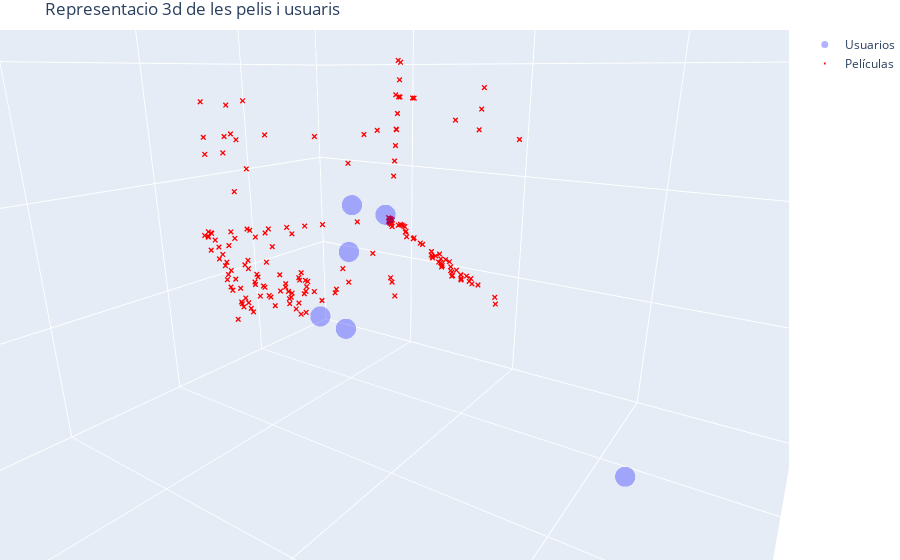

Notebook cell for this chart:
### Code cell
fig = go.Figure()

# Usuarios (Puntos azules)
fig.add_trace(go.Scatter3d(
    x=usuarios_3d[:, 0], y=usuarios_3d[:, 1], z=usuarios_3d[:, 2],
    mode='markers', # Quitamos '+text' de aquí
    marker=dict(size=7, color='blue', opacity=0.3),
    name='Usuarios',
    hovertext=[f"Usuario {i}" for i in range(len(usuarios_3d))], # Info al pasar el ratón
    hoverinfo='text'
))

# Películas (Cruces rojas)
fig.add_trace(go.Scatter3d(
    x=pelis_3d[:, 0], y=pelis_3d[:, 1], z=pelis_3d[:, 2],
    mode='markers', # Solo puntos/cruces, sin texto fijo
    marker=dict(size=2, color='red', symbol='x'),
    name='Películas',
    hovertext=nombres_para_grafico, # Títulos de las pelis solo en el hover
    hoverinfo='text'
))

# Ajuste estético para que el centro sea el 0
fig.update_layout(
    title="Representacio 3d de les pelis i usuaris",
    scene=dict(
        xaxis=dict(range=[-10, 10]),
        yaxis=dict(range=[-10, 10]),
        zaxis=dict(range=[-10, 10])
    ),
    margin=dict(l=0, r=0, b=0, t=30)
)

fig.show()

### Figure 1 — Plotly figure (JSON) as saved in the notebook; plotly's stock layout.template omitted (floating-point values rounded to 4 significant figures; data arrays with more than 128 entries replaced by an {"elided": "..."} marker saying what was removed)
{"data": [{"hoverinfo": "text", "hovertext": ["Usuario 0", "Usuario 1", "Usuario 2", "Usuario 3", "Usuario 4", "Usuario 5", "Usuario 6", "Usuario 7", "Usuario 8"], "marker": {"color": "blue", "opacity": 0.3, "size": 7}, "mode": "markers", "name": "Usuarios", "type": "scatter3d", "x": [1.334, 0.3607, 42.63, 63.92, 5.948, 2.51, 7.757, 5.901, 9.305], "y": [-0.3895, 0.0371, 42.32, -30.62, 1.989, 0.3011, 6.23, 2.564, 8.359], "z": [0.6736, 0.2367, -7.745, -0.7132, -0.8179, -0.4345, 49.75, -0.9853, 0.0704]}, {"hoverinfo": "text", "hovertext": {"elided": "729 str values"}, "marker": {"color": "red", "size": 2, "symbol": "x"}, "mode": "markers", "name": "Películas", "type": "scatter3d", "x": {"elided": "729 float values"}, "y": {"elided": "729 float values"}, "z": {"elided": "729 float values"}}], "layout": {"autosize": true, "margin": {"b": 0, "l": 0, "r": 0, "t": 30}, "scene": {"aspectmode": "auto", "aspectratio": {"x": 0.9913, "y": 1.131, "z": 0.8917}, "camera": {"center": {"x": 0.06285, "y": 0.04953, "z": -0.09211}, "eye": {"x": 0.773, "y": 0.536, "z": 0.2093}, "projection": {"type": "perspective"}, "up": {"x": 0, "y": 0, "z": 1}}, "xaxis": {"range": [-10, 10], "type": "linear"}, "yaxis": {"range": [-10, 10], "type": "linear"}, "zaxis": {"range": [-10, 10], "type": "linear"}}, "title": {"text": "Representacio 3d de les pelis i usuaris"}}}
